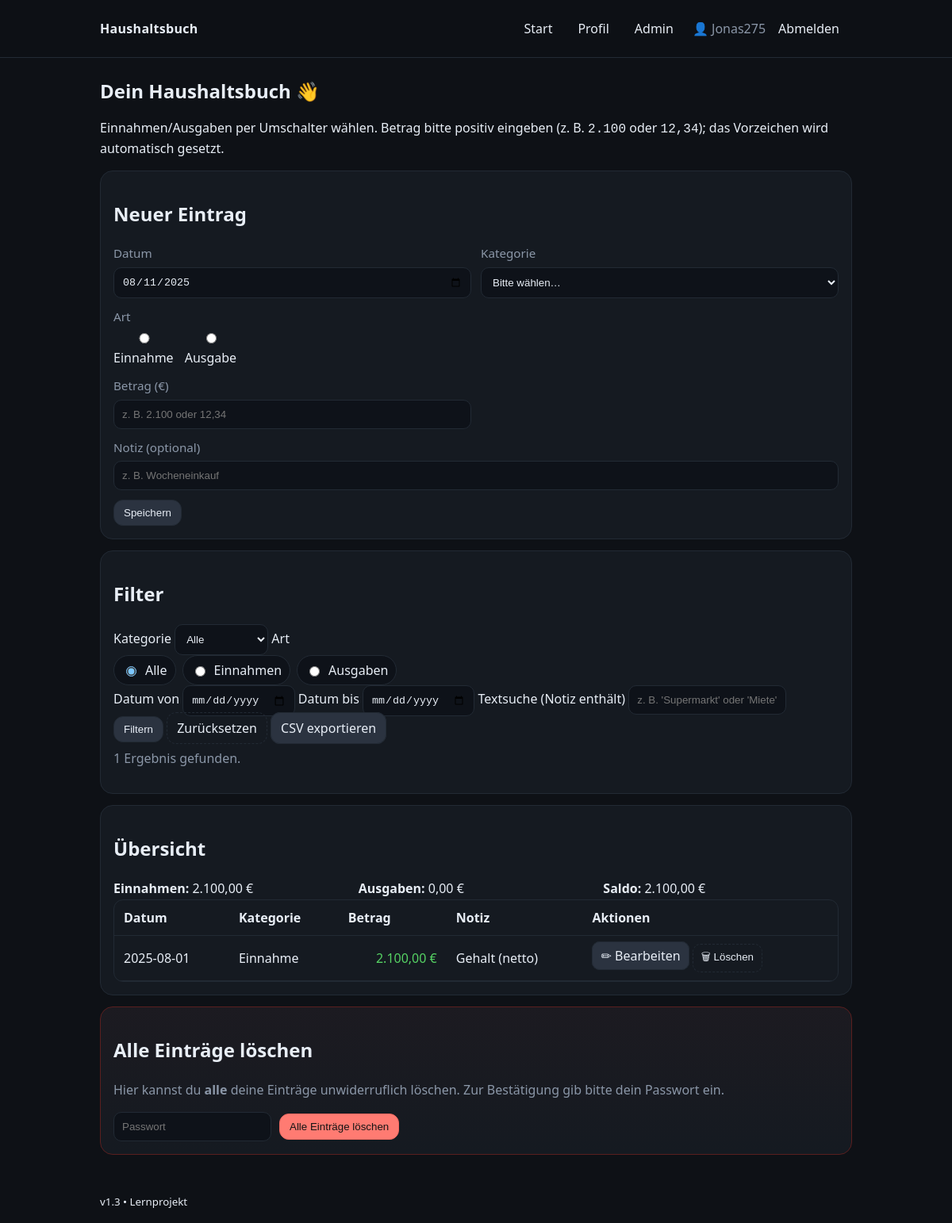
Page / (signed in) on the earlier database version.
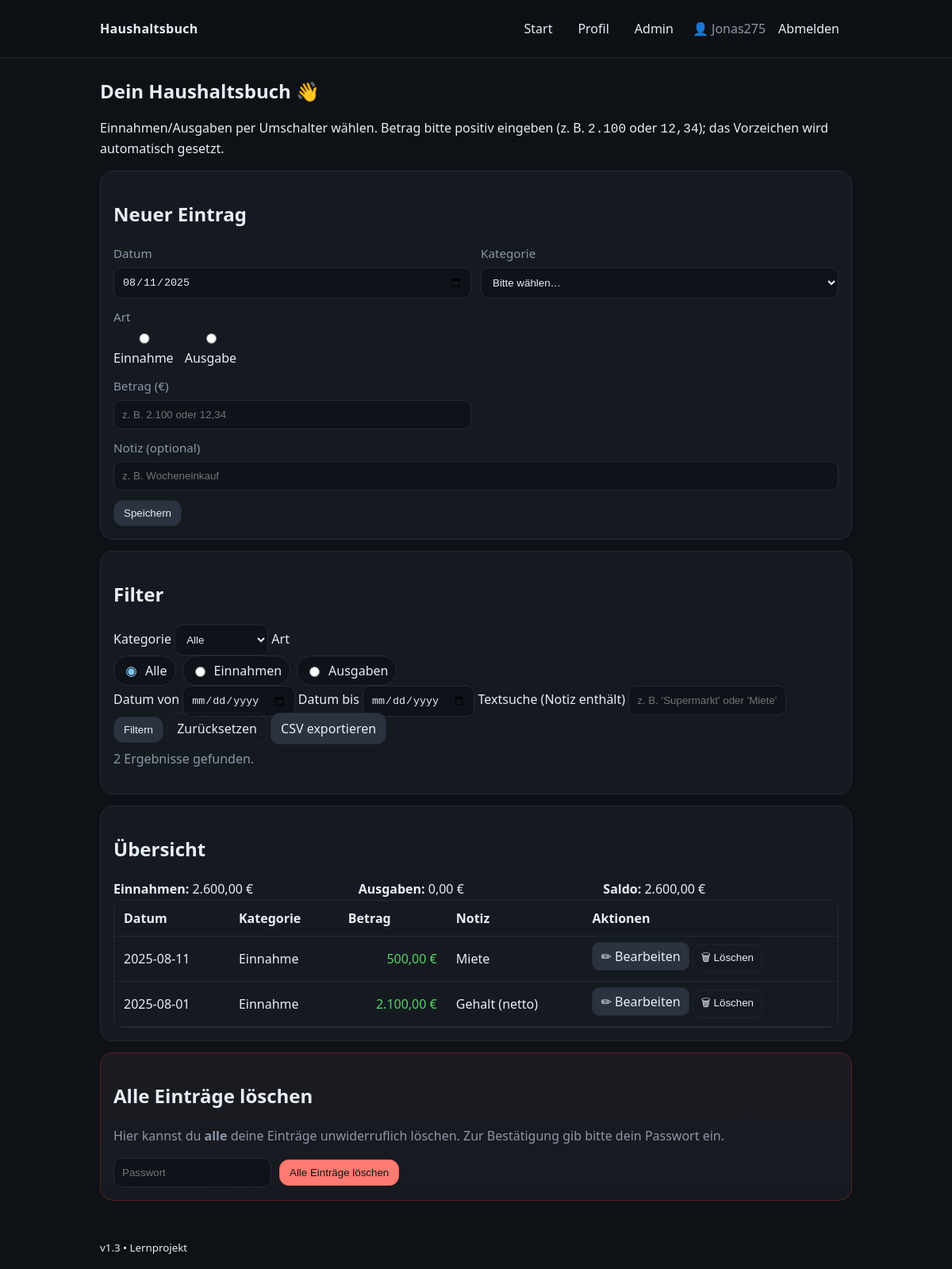
Same page on the later database version.
### tables this page shows
CREATE TABLE users (
              id INTEGER PRIMARY KEY AUTOINCREMENT,
              email TEXT UNIQUE NOT NULL,
              name TEXT NOT NULL,
              password_hash TEXT NOT NULL,
              created_at TEXT DEFAULT CURRENT_TIMESTAMP
            , is_admin INTEGER DEFAULT 0);

CREATE TABLE entries (
                id INTEGER PRIMARY KEY AUTOINCREMENT,
                date TEXT NOT NULL,
                category TEXT NOT NULL,
                amount REAL NOT NULL,
                note TEXT,
                created_at TEXT DEFAULT CURRENT_TIMESTAMP
            , user_id INTEGER REFERENCES users(id));

### app.py (the view)
@app.get("/")
@login_required
def home():
    init_db()
    where_sql, params, filters = build_filter_from_args(request.args)
    entries = fetch_entries(where_sql, params)
    total_income, total_expense, balance = compute_totals(where_sql, params)
    query_str = request.query_string.decode("utf-8") if request.query_string else ""
    return render_template("index.html",
        app_name="Haushaltsbuch", entries=entries, categories=CATEGORIES,
        today=date.today().isoformat(), total_income=total_income,
        total_expense=total_expense, balance=balance,
        filters=filters, result_count=len(entries), user=current_user, query_str=query_str)

### app.py (called while the page is built)
@login_manager.user_loader
def load_user(user_id: str):
    u = get_user_by_id(user_id)
    return DBUser(u["id"], u["email"], u["name"], u.get("is_admin",0)) if u else None

def get_conn():
    conn = sqlite3.connect(DB_PATH); conn.row_factory = sqlite3.Row; return conn

def bootstrap_admin_if_configured():
    if not ADMIN_EMAIL: return
    with get_conn() as conn:
        row = conn.execute("SELECT id FROM users WHERE email = ?", (ADMIN_EMAIL.lower().strip(),)).fetchone()
        if row: conn.execute("UPDATE users SET is_admin = 1 WHERE id = ?", (row["id"],))

def get_user_by_id(user_id):
    with get_conn() as conn:
        r = conn.execute("SELECT * FROM users WHERE id = ?", (user_id,)).fetchone()
        return dict(r) if r else None

def fetch_entries(where_sql: str = "", params: list | None = None):
    params = params or []
    with get_conn() as conn:
        rows = conn.execute(
            f"""SELECT id,date,category,amount,note
                FROM entries
                WHERE user_id = ?{(' AND ' + where_sql[7:]) if where_sql.startswith(' WHERE') else ''}
                ORDER BY id DESC""",
            [current_user.id] + params,
        ).fetchall()
        return [dict(r) for r in rows]

def compute_totals(where_sql: str = "", params: list | None = None):
    params = params or []
    with get_conn() as conn:
        r = conn.execute(
            f"""SELECT
                   COALESCE(SUM(CASE WHEN amount > 0 THEN amount END),0) AS income,
                   COALESCE(SUM(CASE WHEN amount < 0 THEN amount END),0) AS expense
                FROM entries
                WHERE user_id = ?{(' AND ' + where_sql[7:]) if where_sql.startswith(' WHERE') else ''}""",
            [current_user.id] + params,
        ).fetchone()
        income = float(r["income"]); expense = float(r["expense"]); balance = income + expense
        return income, expense, balance

@app.template_filter("euro")
def format_euro(value) -> str:
    try: v = float(value)
    except Exception: return str(value)
    sign = "-" if v < 0 else ""; v = abs(v)
    s = f"{v:,.2f}".replace(",", "X").replace(".", ",").replace("X", ".")
    return f"{sign}{s}"

### templates/index.html (shortened to what this page needs)
{% extends "base.html" %}
{% block content %}
<section class="hero">
  <h1>Dein {{ app_name }} 👋</h1>
  <p>Einnahmen/Ausgaben per Umschalter wählen. Betrag bitte positiv eingeben (z. B. <code>2.100</code> oder <code>12,34</code>); das Vorzeichen wird automatisch gesetzt.</p>
</section>
<section class="card">
  <h2>Neuer Eintrag</h2>
  <form class="form-grid" action="{{ url_for('add_entry_route') }}" method="post" novalidate>
    <label>
      <span>Datum</span>
      <input type="date" name="date" value="{{ today }}" required>
    </label>
    <label>
      <span>Kategorie</span>
      <select name="category" required>
        <option value="" disabled selected>Bitte wählen…</option>
      </select>
    </label>
    <label class="full">
      <span>Art</span>
      <div class="type-toggle">
        <label><input type="radio" name="type" value="income"> Einnahme</label>
        <label><input type="radio" name="type" value="expense"> Ausgabe</label>
      </div>
    </label>
    <label>
      <span>Betrag (€)</span>
      <input type="text" name="amount" placeholder="z. B. 2.100 oder 12,34" inputmode="decimal" required>
    </label>
    <label class="full">
      <span>Notiz (optional)</span>
      <input type="text" name="note" placeholder="z. B. Wocheneinkauf">
    </label>
    <div class="actions">
      <button class="btn" type="submit">Speichern</button>
    </div>
  </form>
</section>
<section class="card">
  <h2>Filter</h2>
  <form class="filters" action="{{ url_for('home') }}" method="get">
    <label>
      <span>Kategorie</span>
      <select name="category">
        <option value="">Alle</option>
      </select>
    </label>
    <label>
      <span>Art</span>
      <div class="chip-toggle">
        <label class="chip"><input type="radio" name="type" value="" {% if not filters.type %}checked{% endif %}><span>Alle</span></label>
        <label class="chip"><input type="radio" name="type" value="income" {% if filters.type == 'income' %}checked{% endif %}><span>Einnahmen</span></label>
        <label class="chip"><input type="radio" name="type" value="expense" {% if filters.type == 'expense' %}checked{% endif %}><span>Ausgaben</span></label>
      </div>
    </label>
    <label>
      <span>Datum von</span>
      <input type="date" name="date_from" value="{{ filters.date_from }}">
    </label>
    <label>
      <span>Datum bis</span>
      <input type="date" name="date_to" value="{{ filters.date_to }}">
    </label>
    <label class="full">
      <span>Textsuche (Notiz enthält)</span>
      <input type="text" name="q" placeholder="z. B. 'Supermarkt' oder 'Miete'" value="{{ filters.q }}">
    </label>
    <div class="actions">
      <button class="btn" type="submit">Filtern</button>
      <a class="btn btn-ghost" href="{{ url_for('home') }}">Zurücksetzen</a>
      <a class="btn" href="{{ url_for('export_csv') }}{% if query_str %}?{{ query_str }}{% endif %}">CSV exportieren</a>
    </div>
  </form>
  <p class="muted" style="margin-top:8px;">{{ result_count }} Ergebnis{{ '' if result_count == 1 else 'se' }} gefunden.</p>
</section>
<section class="card">
  <h2>Übersicht</h2>
  <div class="summary">
    <div><strong>Einnahmen:</strong> {{ total_income|euro }} €</div>
    <div><strong>Ausgaben:</strong> {{ total_expense|euro }} €</div>
    <div><strong>Saldo:</strong> {{ balance|euro }} €</div>
  </div>
  {% if entries and entries|length > 0 %}
    <div class="table-wrapper">
      <table class="table">
        <thead>
          <tr>
            <th>Datum</th>
            <th>Kategorie</th>
            <th class="right">Betrag</th>
            <th>Notiz</th>
            <th>Aktionen</th>
          </tr>
        </thead>
        <tbody>
          {% for e in entries %}
            <tr>
              <td>{{ e.date }}</td>
              <td>{{ e.category }}</td>
              <td class="right {{ 'neg' if e.amount < 0 else 'pos' }}">{{ e.amount|euro }} €</td>
              <td>{{ e.note }}</td>
              <td class="actions">
                <a class="btn btn-small" href="{{ url_for('edit_entry', entry_id=e.id) }}">✏ Bearbeiten</a>
                <form action="{{ url_for('delete_entry_route', entry_id=e.id) }}" method="post" style="display:inline;" onsubmit="return confirm('Diesen Eintrag wirklich löschen?');">
                  <button class="btn btn-small btn-ghost" type="submit">🗑 Löschen</button>
                </form>
              </td>
            </tr>
          {% endfor %}
        </tbody>
      </table>
    </div>
  {% else %}
    <p class="muted">Keine Einträge für die aktuelle Filterauswahl.</p>
  {% endif %}
</section>
<section class="card danger">
  <h2>Alle Einträge löschen</h2>
  <p class="muted">Hier kannst du <strong>alle</strong> deine Einträge unwiderruflich löschen. Zur Bestätigung gib bitte dein Passwort ein.</p>
  <form action="{{ url_for('clear_entries') }}" method="post" class="form-inline" novalidate>
    <input type="password" name="password" placeholder="Passwort" required>
    <button class="btn btn-danger" type="submit"
            onclick="return confirm('Wirklich ALLE Einträge löschen? Dieser Vorgang kann nicht rückgängig gemacht werden.');">
      Alle Einträge löschen
    </button>
  </form>
</section>
{% endblock %}

### templates/base.html (shortened to what this page needs)
<!doctype html>
<html lang="de" data-menu-open="false">
<head>
  <link rel="stylesheet" href="{{ url_for('static', filename='styles.css') }}?v=13">
</head>
<body>
  <header class="site-header">
    <div class="container header-inner">
      <div class="brand">{{ app_name or "Haushaltsbuch" }}</div>
      <nav class="nav desktop-only">
        {% if current_user.is_authenticated %}
          <a href="{{ url_for('home') }}" class="nav-link">Start</a>
          <a href="{{ url_for('profile') }}" class="nav-link">Profil</a>
          {% if current_user.is_admin %}
            <a href="{{ url_for('admin_users') }}" class="nav-link">Admin</a>
          {% endif %}
          <span class="nav-user">👤 {{ current_user.name }}</span>
          <a href="{{ url_for('logout') }}" class="nav-link">Abmelden</a>
        {% else %}
          <a href="{{ url_for('login') }}" class="nav-link">Anmelden</a>
          <a href="{{ url_for('register') }}" class="nav-link">Registrieren</a>
        {% endif %}
      </nav>
    </div>
  </header>
  <main class="container">
    {% block content %}{% endblock %}
  </main>
  <footer class="site-footer">
    <div class="container">
      <small>v1.3 • Lernprojekt</small>
    </div>
  </footer>
</body>
</html>

### static/styles.css (style rules this page uses)
:root { --bg:#0e1116; --card:#151a21; --muted:#8b97a8; --text:#e8eef6; --brand:#7cc7ff; --ok:#56d364; --warn:#ffa657; --err:#ff7b72; --btn:#2b3340; --btn-hover:#3a4454; --border:#222a34; --danger:#2a1313; --danger-border:#5a1f1f; }
* { box-sizing:border-box }
html,body { margin:0;padding:0;background:var(--bg);color:var(--text);font:16px/1.5 system-ui,Segoe UI,Roboto,Arial }
a { color:var(--brand);text-decoration:none }
.container { max-width:980px;margin:0 auto;padding:16px }
.site-header { position:sticky;top:0;z-index:40;background:rgba(14,17,22,.8);backdrop-filter:blur(6px);border-bottom:1px solid var(--border) }
.header-inner { display:flex;align-items:center;gap:12px }
.brand { font-weight:700;letter-spacing:.3px }
.nav .nav-link { margin:0 6px;padding:8px 10px;border-radius:10px;color:var(--text) }
.nav-user { margin-left:8px;color:var(--muted) }
.desktop-only { display:flex;align-items:center;margin-left:auto }
.card { background:var(--card);border:1px solid var(--border);border-radius:16px;padding:16px;margin:14px 0 }
.card.danger { border-color:var(--danger-border);background:linear-gradient(180deg, rgba(90,31,31,.1), transparent) , var(--card) }
.hero h1 { margin:8px 0 6px }
.muted { color:var(--muted) }
.table-wrapper { overflow:auto;border:1px solid var(--border);border-radius:12px }
.table { width:100%;border-collapse:collapse }
.table th,.table td { padding:10px 12px;border-bottom:1px solid var(--border) }
.table th { font-weight:600;text-align:left }
.table td.right { text-align:right }
.pos { color:var(--ok) }
.btn { background:var(--btn);border:1px solid var(--border);color:var(--text);padding:8px 12px;border-radius:12px;cursor:pointer }
.btn-ghost { background:transparent;border:1px dashed var(--border) }
.btn-small { padding:6px 10px;border-radius:10px }
.btn-danger { background:var(--err);border-color:#f56a61;color:#141414 }
.form-grid { display:grid;grid-template-columns:repeat(2,minmax(0,1fr));gap:12px }
.form-grid label { display:flex;flex-direction:column;gap:6px }
.form-grid label span { color:var(--muted);font-size:.95rem }
.form-grid .full { grid-column:1/-1 }
.form-inline { display:flex;gap:10px;align-items:center;flex-wrap:wrap }
input,select { background:#0e1219;border:1px solid var(--border);color:var(--text);padding:10px;border-radius:10px }
.type-toggle { display:flex;gap:14px }
.chip-toggle { display:flex;gap:8px;flex-wrap:wrap }
.chip { display:inline-flex;align-items:center;gap:8px;background:#0e1219;border:1px solid var(--border);border-radius:999px;padding:6px 10px }
.chip input { accent-color:var(--brand) }
.summary { display:grid;grid-template-columns:repeat(3,1fr);gap:12px;margin:8px 0 2px }

Differences in the rows shown:
added entries: date "2025-08-11", category "Einnahme", amount|euro "500,00", note "Miete"
Other differences:
{{ result_count }}: "1" → "2"
{{ '' if result_count == 1 else 'se' }}: (not shown) → "se"
{{ total_income|euro }}: "2.100,00" → "2.600,00"
{{ balance|euro }}: "2.100,00" → "2.600,00"
